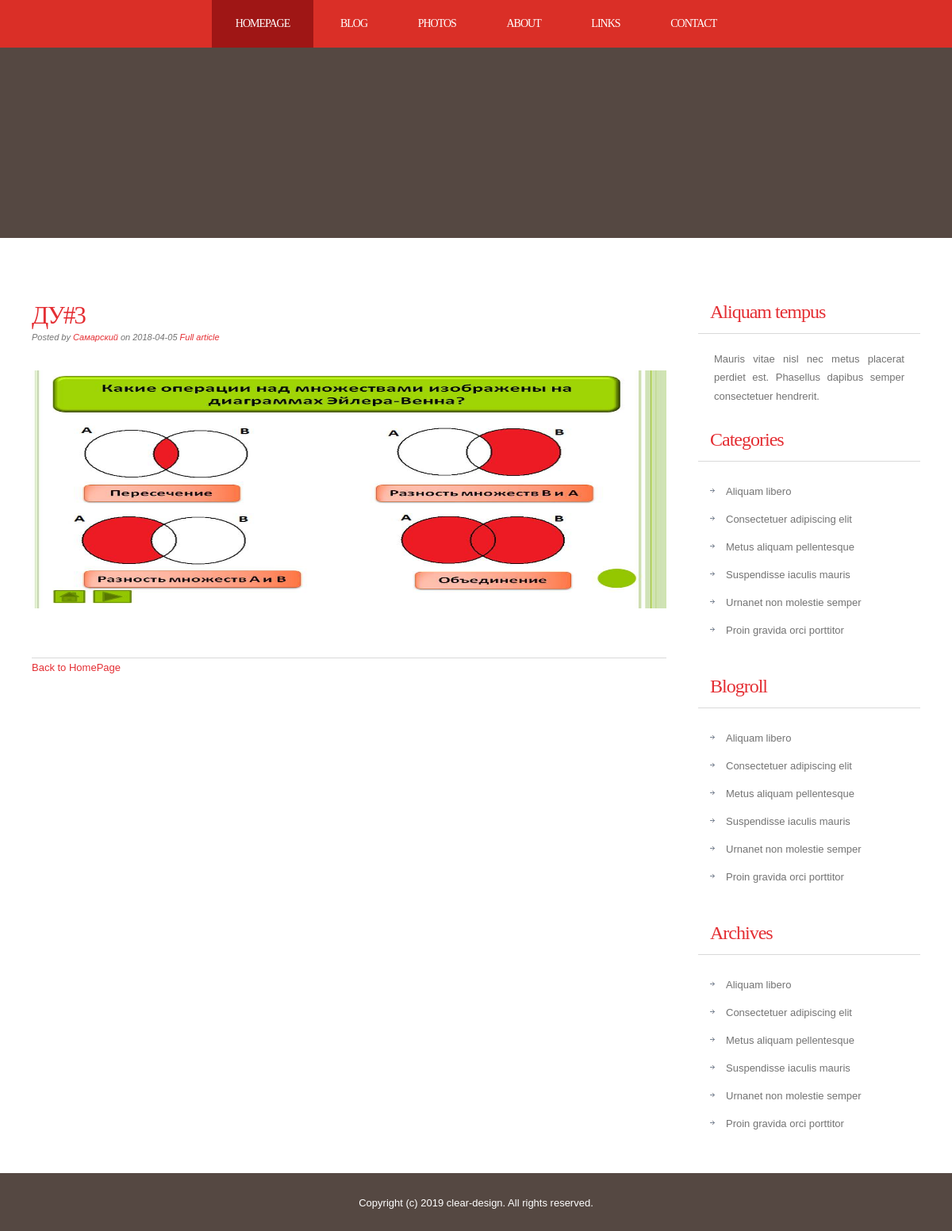
Screenshot of /news/3 with the database file from the repository.
### tables this page shows
CREATE TABLE IF NOT EXISTS `news` (
  `id` tinyint(4) NOT NULL AUTO_INCREMENT,
  `title` tinytext,
  `date` date DEFAULT NULL,
  `author_name` tinytext,
  `short_content` tinytext,
  `preview` tinytext,
  PRIMARY KEY (`id`)
);

### config/routes.php (called while the page is built)
<?php
return array(
    'cart'=>'cart/view',
    'news/([0-9]+)' => 'news/view/$1',
    '' => 'news/index',
);

### index.php (called while the page is built, shortened)
<?php
require_once (ROOT.'/components/Router.php');
$router = new Router();
$router->run();

### models/News.php (called while the page is built, shortened)
<?php
class News
{
    public static function getNewListByID($id)
    {
        $db=DB::getConnect();
        $result = $db->query('SELECT * FROM news WHERE id='.$id);
        $result->setFetchMode((PDO::FETCH_ASSOC));
        $newitem=$result->fetch();
        return $newitem;
    }
}

### views/news/onenew.php (the view, shortened to what this page needs)
<!DOCTYPE html PUBLIC "-//W3C//DTD XHTML 1.0 Strict//EN" "http://www.w3.org/TR/xhtml1/DTD/xhtml1-strict.dtd">
<html xmlns="http://www.w3.org/1999/xhtml">
<head>
    <link href="/template/css/style.css" rel="stylesheet" type="text/css" media="screen" />
</head>
<body>
<div id="menu-wrapper">
    <div id="menu">
        <ul>
            <li class="current_page_item"><a href="#">Homepage</a></li>
            <li><a href="#">Blog</a></li>
            <li><a href="#">Photos</a></li>
            <li><a href="#">About</a></li>
            <li><a href="#">Links</a></li>
            <li><a href="#">Contact</a></li>
        </ul>
    </div>
</div>
<div id="wrapper">
    <div id="header-wrapper">
        <div id="header">
            <div id="logo">
            </div>
        </div>
    </div>
    <div id="page">
        <div id="page-bgtop">
            <div id="page-bgbtm">
                <div id="content">
                    <div class="post">
                            <h2 class="title"><a href="/news/<?php echo $newitem['id'];?>"> <?php echo $newitem['title'].'#'.$newitem['id'];?></a></h2>
                            <p class="meta">Posted by <a href="#"><?php echo $newitem['author_name'];?></a> on <?php echo $newitem['date'];?>
                                <a href="/news/<?php echo $newitem['id'];?>" class="permalink">Full article</a>
                            </p>
                            <div class="entry">
                                <p> <img src="/template/images/<?php echo $newitem['preview'];?>" width="800 " height="300"></p>
                            </div>
                    </div>
                    <p><a href='/' class="permalink">Back to HomePage</a></p>
                    <div style="clear: both;">&nbsp;</div>
                </div>
                <div id="sidebar">
                    <ul>
                        <li>
                            <h2>Aliquam tempus</h2>
                            <p>Mauris vitae nisl nec metus placerat perdiet est. Phasellus dapibus semper consectetuer hendrerit.</p>
                        </li>
                        <li>
                            <h2>Categories</h2>
                            <ul>
                                <li><a href="#">Aliquam libero</a></li>
                                <li><a href="#">Consectetuer adipiscing elit</a></li>
                                <li><a href="#">Metus aliquam pellentesque</a></li>
                                <li><a href="#">Suspendisse iaculis mauris</a></li>
                                <li><a href="#">Urnanet non molestie semper</a></li>
                                <li><a href="#">Proin gravida orci porttitor</a></li>
                            </ul>
                        </li>
                        <li>
                            <h2>Blogroll</h2>
                            <ul>
                                <li><a href="#">Aliquam libero</a></li>
                                <li><a href="#">Consectetuer adipiscing elit</a></li>
                                <li><a href="#">Metus aliquam pellentesque</a></li>
                                <li><a href="#">Suspendisse iaculis mauris</a></li>
                                <li><a href="#">Urnanet non molestie semper</a></li>
                                <li><a href="#">Proin gravida orci porttitor</a></li>
                            </ul>
                        </li>
                        <li>
                            <h2>Archives</h2>
                            <ul>
                                <li><a href="#">Aliquam libero</a></li>
                                <li><a href="#">Consectetuer adipiscing elit</a></li>
                                <li><a href="#">Metus aliquam pellentesque</a></li>
                                <li><a href="#">Suspendisse iaculis mauris</a></li>
                                <li><a href="#">Urnanet non molestie semper</a></li>
                                <li><a href="#">Proin gravida orci porttitor</a></li>
                            </ul>
                        </li>
                    </ul>
                </div>
                <div style="clear: both;">&nbsp;</div>
            </div>
        </div>
    </div>
</div>
<div id="footer">
    <p>Copyright (c) 2019 clear-design. All rights reserved.</p>
</div>
</body>
</html>

### components/Router.php (shortened to what this page needs)
<?php
class Router
{
    private $routes;
    public function __construct()
    {
        $routesPath = ROOT.'/config/routes.php';
        $this->routes = include($routesPath);
    }
    private function getURI()
    {
        if(!empty($_SERVER['REQUEST_URI']))
        {
            return trim($_SERVER['REQUEST_URI'],'/');
        }
    }
    public function run()
    {
        $uri=$this->getURI();
        foreach ($this->routes  as $uriPattern=>$path)
        {
            if(preg_match("~$uriPattern~",$uri))
            {
                $internalRoute=preg_replace("~$uriPattern~",$path,$uri);
                $segment=explode('/',$internalRoute);
                $controllername=array_shift($segment).'Controller';
                $actionname='action'.ucfirst(array_shift($segment));
                $parametr = $segment;
                $controllerobject = new $controllername;
                $result = call_user_func_array(array($controllerobject, $actionname), $parametr);
                if ($result != null)
                {
                    break;
                }
            }
        }
    }
}

### template/css/style.css (style rules this page uses)
body { margin: 0; padding: 0; background: #554842; font-family: Arial, Helvetica, sans-serif; font-size: 13px; color: #737373; }
h1, h2, h3 { margin: 0; padding: 0; font-family: 'Arvo', serif; font-weight: normal; color: #FFA800; }
h2 { font-size: 2.4em; }
p, ul, ol { margin-top: 0; line-height: 180%; }
a { text-decoration: none; color: #E42E33; }
#wrapper { margin: 0 auto; padding: 0; }
#header-wrapper { height: 240px; }
#header { width: 960px; height: 240px; margin: 0 auto; }
#logo { width: 980px; height: 100px; margin: 0px auto; padding: 80px 0px 0px 0px; color: #FFFFFF; }
#menu-wrapper { overflow: hidden; height: 60px; background: #DA2F27; }
#menu { width: 940px; margin: 0px auto; }
#menu ul { margin: 0; padding: 0px 0px 0px 0px; list-style: none; line-height: normal; text-align: center; }
#menu li { display: inline-block; }
#menu a { display: block; float: left; height: 60px; margin: 0px; padding: 0px 30px 0px 30px; line-height: 60px; letter-spacing: -1px; text-decoration: none; text-transform: uppercase; font-family: 'Arvo', serif; font-size: 14px; font-weight: normal; color: #FFFFFF; border: none; }
#menu .current_page_item a { background: #9F1615; color: #FFFFFF; }
#page { width: 1200px; margin: 0 auto; padding: 0; background-color: #FFFFFF; }
#page-bgbtm { margin: 0px; padding: 40px 40px 0px 40px; }
#content { float: left; width: 800px; padding: 0px 0px 0px 0px; }
.post { clear: both; padding: 30px 0px; border-bottom: 1px solid #D9D9D9; }
.post .title { padding-top: 10px; letter-spacing: -2px; }
.post .title a { border: none; color: #E42E33; }
.post .meta { padding-bottom: 10px; text-align: left; font-family: Arial, Helvetica, sans-serif; font-size: 11px; font-style: italic; }
.post .entry { text-align: justify; margin-bottom: 25px; padding: 10px 0px 0px 0px; }
#sidebar { float: right; width: 280px; padding: 30px 0px 0px 0px; }
#sidebar ul { margin: 0; padding: 0; list-style: none; }
#sidebar li { margin: 0; padding: 0; }
#sidebar li ul { margin: 0px 15px; padding-bottom: 30px; }
#sidebar li li { padding-left: 20px; line-height: 35px; background: url(images/img07.jpg) no-repeat left 14px; }
#sidebar h2 { height: 38px; margin-bottom: 20px; padding: 12px 0 0 15px; border-bottom: 1px solid #D9D9D9; letter-spacing: -1px; font-size: 24px; color: #E42E33; }
#sidebar p { margin: 0 0px; padding: 0px 20px 20px 20px; text-align: justify; }
#sidebar a { border: none; color: #737373; }
#footer { overflow: hidden; width: 960px; margin: 0px auto 40px auto; font-family: Arial, Helvetica, sans-serif; }
#footer p { display: block; padding: 30px 0px; line-height: normal; text-align: center; color: #FFFFFF; }

### rows the page displays
news: title "ДУ", id "3", author_name "Самарский", date "2018-04-05", preview (picture)
